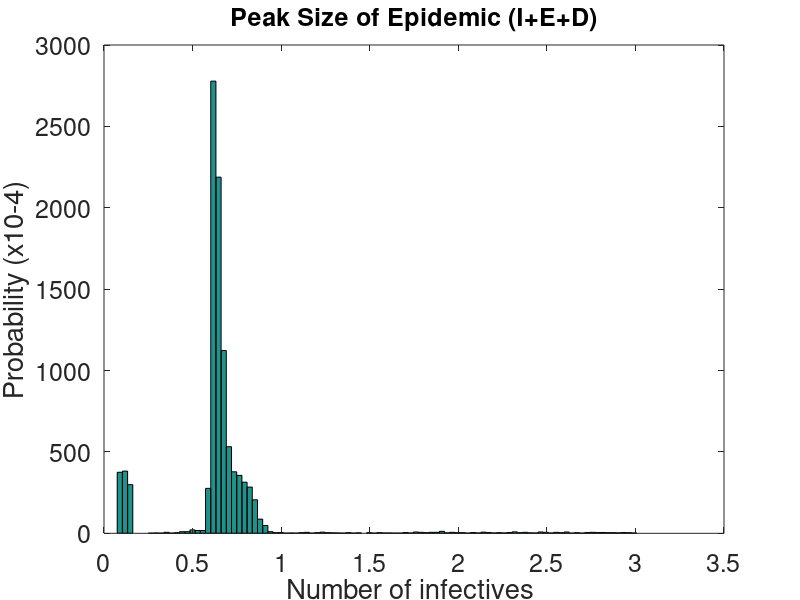

The MATLAB script that drew this image:
%%%%%%%%%%%%%%%%%%%%%%%%%%%%%%
%Approximation of Finite Time to Extinction for CTMC Ebola Outbreak Model using 10000 Sample Paths
%By Gabriel de Charmoy
%Hons Student (Applied Mathematics) - University of KwaZulu-Natal, RSA
%13 October 2018



clear all
close all
clc;
set(0,'DefaultAxesFontSize', 18)%Increases axes labels
set(gca,'fontsize',18);%Changes font size in a figure.
%-------------------------------------------------------------------------
%Parameter values of the model
time=0.6; %time
p=0.1;  %Quarantine factor E
q=0.8;  %Quartine factor I
r=0.5;  %Recover factor
k=0.025; %infection decay factor %0.0275
tau=9999; %decay delay
beta =1.225e-4; %2e-4
nd = 0.05;
sigma = (1-p)/11;
phi = r/4;
gamma = (1-q)/5.3;
alphaQ = (1-r)/4;
alphaD = 0.25;
thetaI = q/5.3;
thetaE = p/11;
N=10000;
%-------------------------------------------------------------------------
%Initial Conditions
init = [N, 0, 1, 0, 0, 0, 0];
%-------------------------------------------------------------------------
%Three sample paths for CTMC (Gillespie's algorithm)
z=0;
ext=10000;
fatality=zeros(ext,1);
deaths=zeros(ext,1);
cases=zeros(ext,1);
maxInfectious=zeros(ext,1);
end_times=zeros(ext,1);  % array to store ending times

for s=1:ext
i=0;
c=0;
d=0;
clear t S E I Q R D
j=1;
S=init(1); E=init(2); I=init(3);Q=init(4); R=init(5); D=init(6); 
t=0; %Starting at zero
%-------------------------------------------------------------------------
while   (E+I+D)>0 && t<time    % Stop if it hits zero or at end time  
     
randm1=rand; %Uniform random number
randm2=rand; %Uniform random number
 %-------------------------------------------------------------------------  
    

 %-------------------------------------------------------------------------    
 %Defining all possible events at time (t+1)
   ev1 = beta*exp(-k*t)*S*(I+nd*D);
    ev2 = ev1 + sigma*E; 
    ev3 = ev2 + thetaE*E;
    ev4 = ev3 + thetaI*I;
    ev5 = ev4 + phi*Q;
    ev6 = ev5 + gamma*I;
    ev7 = ev6 + alphaD*D;
    ev8 = ev7 + alphaQ*Q;
 %-------------------------------------------------------------------------  
   t=t+abs((log(0.8+randm1*0.1)))/ev8; % Time to next event
   randm2=randm2*ev8;
 %-------------------------------------------------------------------------   
 
 
%Computing probabilities of each event occuring at time (t+1)
     if randm2<ev1;  
        S = S-1;
        E = E+1;
        I = I;
        Q = Q;
        R = R;
        D = D;
        c=c+1;
    elseif randm2<ev2
        E = E-1;
        I = I+1;
    elseif  randm2<ev3
        E = E-1;
        Q = Q+1;
    elseif  randm2<ev4
        I = I-1;
        Q = Q+1;
   elseif  randm2<ev5
        Q = Q-1;
        R = R+1;
   elseif  randm2<ev6
        I = I-1;
        D = D+1;
    elseif  randm2<ev7
        D = D-1;
        d=d+1;
     else  
        Q = Q-1;
        d=d+1;
     end
    j=j+1;
    
    i=max(i,I+D+E);
end
if (I+E+D)==0
    z=z+1;
else
    z=z;
end
deaths(s)=d;
cases(s)=c;

maxInfectious(s)=i;
end_times(s)=t;
end

z;  %number of sample paths that hit zero out of 8000 sample paths
probext=z/ext  %approximate probability of extinction
%hist(maxInfectious,100)
%hist(maxInfectious,100)
%xtickformat('%.1f')
hist(end_times,100)
title('Peak Size of Epidemic (I+E+D)', 'fontsize', 18)
%xlabel('Extinction Time (Days)')
xlabel('Number of infectives ')
%xlabel('Number of Cases')
ylabel('Probability (x10-4)')


%xlim([0 max(maxInfectious)]) % Max Size of infection
%xlim([0 max(fatality)])%case count
%xlim([0 time]) %Extinction Time
%ylim([0 1500]) %y-axis for all three present
%ylim([0 4000]) %y-axis for X12
end_times; % Shows end times per simulation
T=mean(end_times) %To calculate the mean extinction time...
Average_Peak_Size_of_Infection=mean(maxInfectious)
Average_number_of_Cases=mean(cases)
Average_falaity_rate=mean(deaths)/mean(cases)
